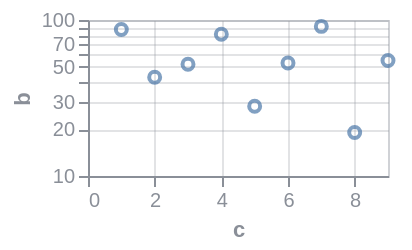

Describe this chart as a Vega-Lite specification.
### Vega specification from a JSON file in a GitHub repository (floating-point values rounded to 4 significant figures)
{"$schema": "https://vega.github.io/schema/vega/v6.json", "background": null, "padding": 5, "width": 150, "height": 78, "style": "cell", "data": [{"name": "source_0", "values": [{"a": "A", "b": 28, "c": 5, "g": "x"}, {"a": "B", "b": 55, "c": 9, "g": "y"}, {"a": "C", "b": 43, "c": 2, "g": "x"}, {"a": "D", "b": 91, "c": 7, "g": "y"}, {"a": "E", "b": 81, "c": 4, "g": "x"}, {"a": "F", "b": 53, "c": 6, "g": "y"}, {"a": "G", "b": 19, "c": 8, "g": "x"}, {"a": "H", "b": 87, "c": 1, "g": "y"}, {"a": "I", "b": 52, "c": 3, "g": "x"}]}, {"name": "data_0", "source": "source_0", "transform": [{"type": "filter", "expr": "isValid(datum[\"c\"]) && isFinite(+datum[\"c\"]) && isValid(datum[\"b\"]) && isFinite(+datum[\"b\"])"}]}], "marks": [{"name": "marks", "type": "symbol", "style": ["point"], "from": {"data": "data_0"}, "encode": {"update": {"opacity": {"value": 0.7}, "fill": {"value": "transparent"}, "stroke": {"value": "#4c78a8"}, "ariaRoleDescription": {"value": "point"}, "description": {"signal": "\"c: \" + (format(datum[\"c\"], \"\")) + \"; b: \" + (format(datum[\"b\"], \"\"))"}, "x": {"scale": "x", "field": "c"}, "y": {"scale": "y", "field": "b"}}}}], "scales": [{"name": "x", "type": "linear", "domain": {"data": "data_0", "field": "c"}, "range": [0, {"signal": "width"}], "nice": true, "zero": true}, {"name": "y", "type": "log", "domain": {"data": "data_0", "field": "b"}, "range": [{"signal": "height"}, 0], "nice": true}], "axes": [{"scale": "x", "orient": "bottom", "gridScale": "y", "grid": true, "tickCount": {"signal": "ceil(width/40)"}, "domain": false, "labels": false, "aria": false, "maxExtent": 0, "minExtent": 0, "ticks": false, "zindex": 0}, {"scale": "y", "orient": "left", "gridScale": "x", "grid": true, "domain": false, "labels": false, "aria": false, "maxExtent": 0, "minExtent": 0, "ticks": false, "zindex": 0}, {"scale": "x", "orient": "bottom", "grid": false, "title": "c", "labelFlush": true, "labelOverlap": true, "tickCount": {"signal": "ceil(width/40)"}, "zindex": 0}, {"scale": "y", "orient": "left", "grid": false, "title": "b", "labelOverlap": "greedy", "zindex": 0}], "config": {"axis": {"labelColor": "#8a8f98", "titleColor": "#8a8f98", "domainColor": "#8a8f98", "tickColor": "#8a8f98", "gridColor": "#8a8f98", "gridOpacity": 0.25}, "style": {"cell": {"stroke": "#8a8f98", "strokeOpacity": 0.4}}}}
